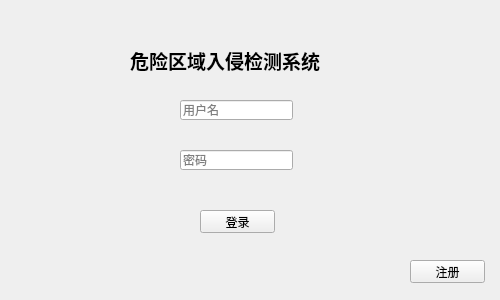
<?xml version="1.0" encoding="UTF-8"?>
<ui version="4.0">
 <class>Form</class>
 <widget class="QWidget" name="Form">
  <property name="geometry">
   <rect>
    <x>0</x>
    <y>0</y>
    <width>500</width>
    <height>300</height>
   </rect>
  </property>
  <property name="sizePolicy">
   <sizepolicy hsizetype="Fixed" vsizetype="Fixed">
    <horstretch>0</horstretch>
    <verstretch>0</verstretch>
   </sizepolicy>
  </property>
  <property name="minimumSize">
   <size>
    <width>500</width>
    <height>300</height>
   </size>
  </property>
  <property name="maximumSize">
   <size>
    <width>500</width>
    <height>300</height>
   </size>
  </property>
  <property name="windowTitle">
   <string>登录</string>
  </property>
  <property name="windowIcon">
   <iconset>
    <normaloff>../../img/1.png</normaloff>../../img/1.png</iconset>
  </property>
  <widget class="QLabel" name="label_2">
   <property name="geometry">
    <rect>
     <x>130</x>
     <y>30</y>
     <width>251</width>
     <height>61</height>
    </rect>
   </property>
   <property name="font">
    <font>
     <family>Times New Roman</family>
     <pointsize>26</pointsize>
    </font>
   </property>
   <property name="text">
    <string>&lt;html&gt;&lt;head/&gt;&lt;body&gt;&lt;p&gt;&lt;span style=&quot; font-size:14pt; font-weight:600;&quot;&gt;危险区域入侵检测系统&lt;/span&gt;&lt;/p&gt;&lt;/body&gt;&lt;/html&gt;</string>
   </property>
  </widget>
  <widget class="QLineEdit" name="edit_username">
   <property name="geometry">
    <rect>
     <x>180</x>
     <y>100</y>
     <width>113</width>
     <height>20</height>
    </rect>
   </property>
   <property name="placeholderText">
    <string>用户名</string>
   </property>
  </widget>
  <widget class="QLineEdit" name="edit_password">
   <property name="geometry">
    <rect>
     <x>180</x>
     <y>150</y>
     <width>113</width>
     <height>20</height>
    </rect>
   </property>
   <property name="placeholderText">
    <string>密码</string>
   </property>
  </widget>
  <widget class="QPushButton" name="btn_login">
   <property name="geometry">
    <rect>
     <x>200</x>
     <y>210</y>
     <width>75</width>
     <height>23</height>
    </rect>
   </property>
   <property name="text">
    <string>登录</string>
   </property>
  </widget>
  <widget class="QPushButton" name="btn_regeist">
   <property name="geometry">
    <rect>
     <x>410</x>
     <y>260</y>
     <width>75</width>
     <height>23</height>
    </rect>
   </property>
   <property name="text">
    <string>注册</string>
   </property>
  </widget>
 </widget>
 <resources/>
 <connections/>
</ui>
